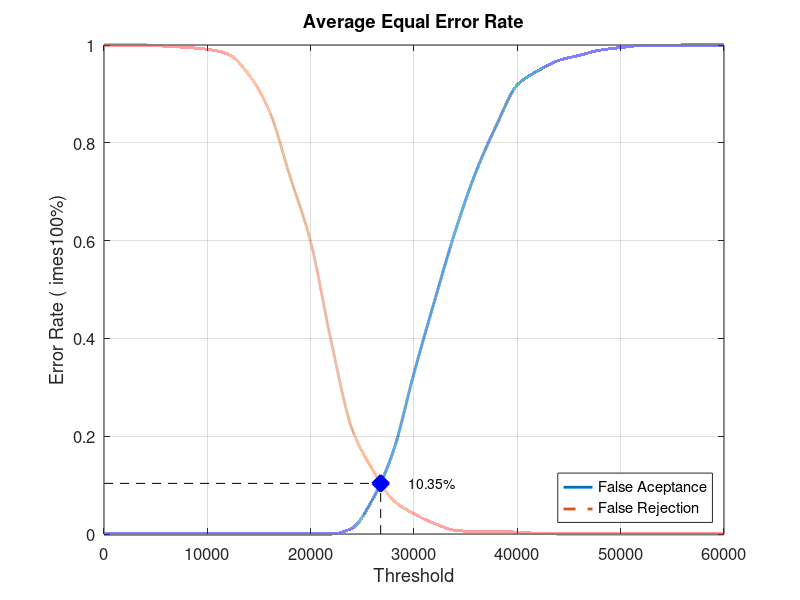
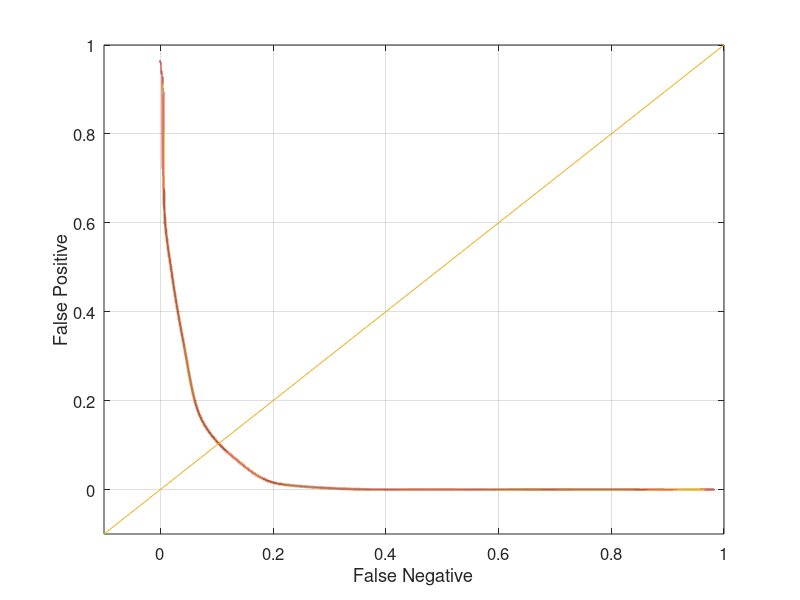

Source code (MATLAB) for these figures, in order:
close all;
clear;
clc;
x = 0:2000:60000;
xq = 0:0.5:60000;

y0 = [0 0 0 0 0 0 0 0 0 0 0 0 0.0118421 0.0710526 0.169737 0.328947 0.477632 0.619737 0.74079 0.836842 0.918421 0.947368 0.968421 0.978947 0.989474 0.994737 0.998684 0.998684 1 1 1]
yy0 = interp1(x, y0, xq, 'pchip');
y1 = [1 1 1 0.9975 0.995 0.99125 0.98125 0.94 0.865 0.73125 0.5975 0.3925 0.215 0.13125 0.06875 0.04125 0.02125 0.0075 0.005 0.005 0.00375 0.00125 0 0 0 0 0 0 0 0 0]
yy1 = interp1(x, y1, xq, 'pchip');

% Calculating EER: 
y2 = abs(y0 - y1);
find(y2 == min(y2))
yy2 = abs(yy0 - yy1);
xEER = find(yy2 == min(yy2));
xEERIndex = xq(xEER) % X-axis EER
yEER = yy0(xEER) % Y-axis EER

main = figure
plot(xq, yy0,'-','LineWidth', 2);	hold on
plot(xq, yy1,'--','LineWidth', 2);	hold on
plot([xEERIndex xEERIndex], [0 yEER], 'k--');	hold on
plot([0 xEERIndex], [yEER yEER], 'k--');	hold on
plot(xEERIndex, yEER, 'bx', 'LineWidth', 10);	hold on
text(xEERIndex + 10 * xEERIndex / 100, yEER, [num2str(round((10000 * yEER)) / 100) '%'])
legend('False Aceptance', 'False Rejection', 'Location', 'SouthEast')
xlabel('Threshold')
ylabel('Error Rate (	imes100%)')
title('Average Equal Error Rate')
set(gca, 'FontSize', 12)
axis([0 60000 0 1])
grid on

print(main, 'Experiment1AverageMain', '-dpng');
FNRxFPR = figure('Color', [1 1 1]);
plot(yy1, yy0, '-', yy1, yy0, 'LineWidth', 2);
hold on
y = -0.1:0.1:1
plot(y, y); 
set(gca, 'FontSize', 12)
xlabel('False Negative')
ylabel('False Positive')
axis([-0.1 1 -0.1 1])
set(gca, 'FontSize', 12)
grid on

print(FNRxFPR, 'Experiment1AverageFNRxFPR','-dpng');
